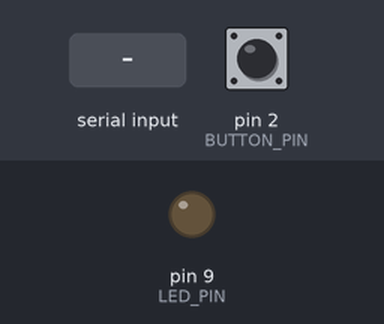
This sketch was run on a simulated Arduino Uno, built with avr-gcc and run on an emulated ATmega328P. Shown: output pins drawn as LEDs (lit = HIGH). Inputs (shaded band) come from the test bench; at power-on: pin 2 (BUTTON_PIN) HIGH.

Above: at 1.2 s.
1.3 s: "LIGHT_ON\n" received over Serial
At 2.0 s:
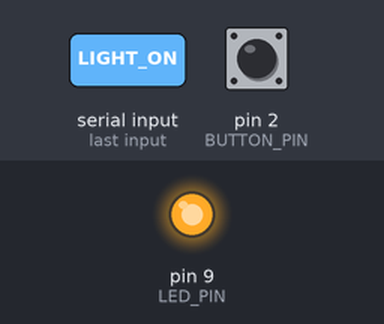
4.4 s: "LIGHT_OFF\n" received over Serial
At 5.6 s:
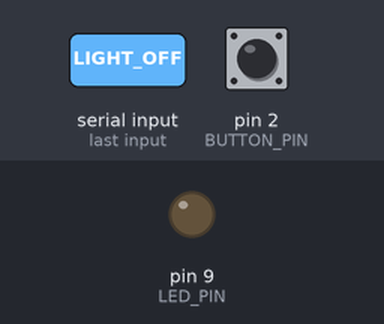
Timing chart, 0 to 7.4 s (numbered marks = the images above; inputs shaded):
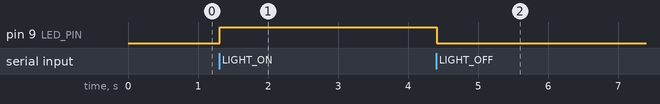

The sketch:

typewriter_button.ino
```cpp
/*
 * Typewriter publish button + status LED for exhibition newsroom.
 * Button: momentary between D2 and GND (INPUT_PULLUP). Sends PUBLISH on press.
 * LED: D9 — HIGH = waiting to publish, LOW = idle.
 * Serial 9600: host may send LIGHT_ON / LIGHT_OFF (newline-terminated).
 */

const int BUTTON_PIN = 2;
const int LED_PIN = 9;
const unsigned long DEBOUNCE_MS = 400;

bool lastReading = HIGH;
unsigned long lastPublishAt = 0;

void setLed(bool on) {
  digitalWrite(LED_PIN, on ? HIGH : LOW);
}

void handleHostCommand(const String& cmd) {
  if (cmd == "LIGHT_ON") {
    setLed(true);
  } else if (cmd == "LIGHT_OFF") {
    setLed(false);
  }
}

void setup() {
  pinMode(BUTTON_PIN, INPUT_PULLUP);
  pinMode(LED_PIN, OUTPUT);
  setLed(false);
  Serial.begin(9600);
  while (!Serial) {
    ;
  }
}

void loop() {
  if (Serial.available() > 0) {
    String cmd = Serial.readStringUntil('\n');
    cmd.trim();
    if (cmd.length() > 0) {
      handleHostCommand(cmd);
    }
  }

  bool reading = digitalRead(BUTTON_PIN);

  if (reading == LOW && lastReading == HIGH) {
    unsigned long now = millis();
    if (now - lastPublishAt > DEBOUNCE_MS) {
      Serial.println("PUBLISH");
      lastPublishAt = now;
    }
  }

  lastReading = reading;
}
```

Measured:
- after the input at 1.3 s, pin 9 (LED_PIN): LOW → HIGH at once
- after the input at 4.4 s, pin 9 (LED_PIN): HIGH → LOW at once
